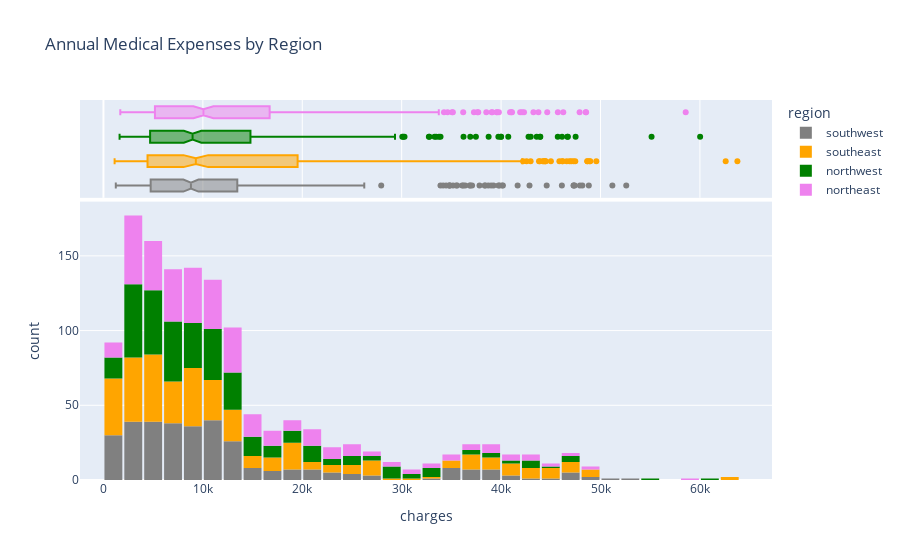

The notebook cell saved with this chart:
### Code cell
fig = px.histogram(df,
                    x="charges",
                    marginal="box",
                    color="region",
                    color_discrete_sequence=["grey", "orange", "green","violet"],
                    title="Annual Medical Expenses by Region")

fig.update_layout(bargap=0.1)
fig.show()

### Figure 1 — Plotly figure (JSON) as saved in the notebook; plotly's stock layout.template omitted (floating-point values rounded to 4 significant figures; data arrays with more than 128 entries replaced by an {"elided": "..."} marker saying what was removed)
{"data": [{"alignmentgroup": "True", "bingroup": "x", "hovertemplate": "region=southwest<br>charges=%{x}<br>count=%{y}<extra></extra>", "legendgroup": "southwest", "marker": {"color": "grey", "pattern": {"shape": ""}}, "name": "southwest", "offsetgroup": "southwest", "orientation": "v", "showlegend": true, "type": "histogram", "x": {"elided": "325 float values"}, "xaxis": "x", "yaxis": "y"}, {"alignmentgroup": "True", "hovertemplate": "region=southwest<br>charges=%{x}<extra></extra>", "legendgroup": "southwest", "marker": {"color": "grey"}, "name": "southwest", "notched": true, "offsetgroup": "southwest", "showlegend": false, "type": "box", "x": {"elided": "325 float values"}, "xaxis": "x2", "yaxis": "y2"}, {"alignmentgroup": "True", "bingroup": "x", "hovertemplate": "region=southeast<br>charges=%{x}<br>count=%{y}<extra></extra>", "legendgroup": "southeast", "marker": {"color": "orange", "pattern": {"shape": ""}}, "name": "southeast", "offsetgroup": "southeast", "orientation": "v", "showlegend": true, "type": "histogram", "x": {"elided": "364 float values"}, "xaxis": "x", "yaxis": "y"}, {"alignmentgroup": "True", "hovertemplate": "region=southeast<br>charges=%{x}<extra></extra>", "legendgroup": "southeast", "marker": {"color": "orange"}, "name": "southeast", "notched": true, "offsetgroup": "southeast", "showlegend": false, "type": "box", "x": {"elided": "364 float values"}, "xaxis": "x2", "yaxis": "y2"}, {"alignmentgroup": "True", "bingroup": "x", "hovertemplate": "region=northwest<br>charges=%{x}<br>count=%{y}<extra></extra>", "legendgroup": "northwest", "marker": {"color": "green", "pattern": {"shape": ""}}, "name": "northwest", "offsetgroup": "northwest", "orientation": "v", "showlegend": true, "type": "histogram", "x": {"elided": "325 float values"}, "xaxis": "x", "yaxis": "y"}, {"alignmentgroup": "True", "hovertemplate": "region=northwest<br>charges=%{x}<extra></extra>", "legendgroup": "northwest", "marker": {"color": "green"}, "name": "northwest", "notched": true, "offsetgroup": "northwest", "showlegend": false, "type": "box", "x": {"elided": "325 float values"}, "xaxis": "x2", "yaxis": "y2"}, {"alignmentgroup": "True", "bingroup": "x", "hovertemplate": "region=northeast<br>charges=%{x}<br>count=%{y}<extra></extra>", "legendgroup": "northeast", "marker": {"color": "violet", "pattern": {"shape": ""}}, "name": "northeast", "offsetgroup": "northeast", "orientation": "v", "showlegend": true, "type": "histogram", "x": {"elided": "324 float values"}, "xaxis": "x", "yaxis": "y"}, {"alignmentgroup": "True", "hovertemplate": "region=northeast<br>charges=%{x}<extra></extra>", "legendgroup": "northeast", "marker": {"color": "violet"}, "name": "northeast", "notched": true, "offsetgroup": "northeast", "showlegend": false, "type": "box", "x": {"elided": "324 float values"}, "xaxis": "x2", "yaxis": "y2"}], "layout": {"bargap": 0.1, "barmode": "relative", "legend": {"title": {"text": "region"}, "tracegroupgap": 0}, "title": {"text": "Annual Medical Expenses by Region"}, "xaxis": {"anchor": "y", "domain": [0, 1], "title": {"text": "charges"}}, "xaxis2": {"anchor": "y2", "domain": [0, 1], "matches": "x", "showgrid": true, "showticklabels": false}, "yaxis": {"anchor": "x", "domain": [0, 0.7326], "title": {"text": "count"}}, "yaxis2": {"anchor": "x2", "domain": [0.7426, 1], "matches": "y2", "showgrid": false, "showline": false, "showticklabels": false, "ticks": ""}}}
